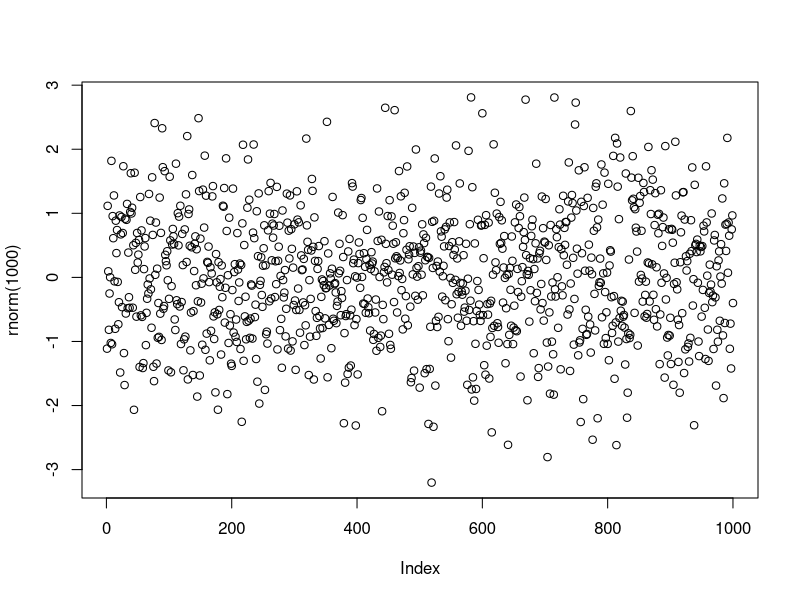

This chart was generated by the following R code:
## ---- chunk 1

a <- rnorm(100)
mean(a)

## ---- chunk 2

c <- rnorm(100)
mean(c)



## ---- chunk 3

plot(rnorm(1000))

